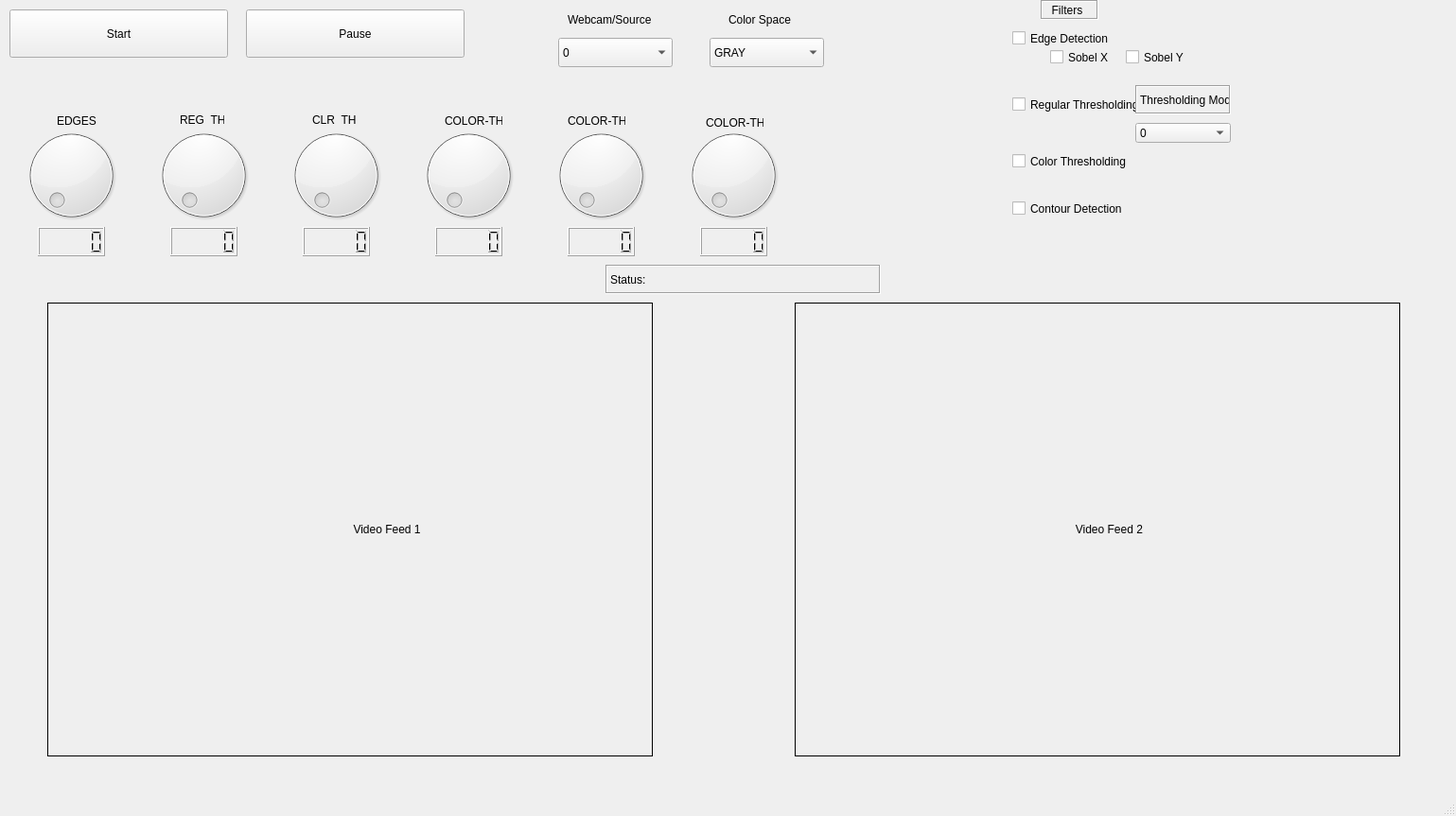
<?xml version="1.0" encoding="UTF-8"?>
<ui version="4.0">
 <class>MainWindow</class>
 <widget class="QMainWindow" name="MainWindow">
  <property name="geometry">
   <rect>
    <x>0</x>
    <y>0</y>
    <width>1539</width>
    <height>863</height>
   </rect>
  </property>
  <property name="windowTitle">
   <string>MainWindow</string>
  </property>
  <widget class="QWidget" name="centralwidget">
   <widget class="QComboBox" name="comboBox_1">
    <property name="geometry">
     <rect>
      <x>750</x>
      <y>40</y>
      <width>121</width>
      <height>31</height>
     </rect>
    </property>
    <item>
     <property name="text">
      <string>GRAY</string>
     </property>
    </item>
    <item>
     <property name="text">
      <string>HSV</string>
     </property>
    </item>
    <item>
     <property name="text">
      <string>HLS</string>
     </property>
    </item>
    <item>
     <property name="text">
      <string>YUV</string>
     </property>
    </item>
    <item>
     <property name="text">
      <string>LUV</string>
     </property>
    </item>
    <item>
     <property name="text">
      <string/>
     </property>
    </item>
   </widget>
   <widget class="QCheckBox" name="checkBox">
    <property name="geometry">
     <rect>
      <x>1070</x>
      <y>30</y>
      <width>121</width>
      <height>21</height>
     </rect>
    </property>
    <property name="text">
     <string>Edge Detection</string>
    </property>
   </widget>
   <widget class="QCheckBox" name="checkBox_2">
    <property name="geometry">
     <rect>
      <x>1070</x>
      <y>100</y>
      <width>131</width>
      <height>21</height>
     </rect>
    </property>
    <property name="text">
     <string>Regular Thresholding</string>
    </property>
   </widget>
   <widget class="QCheckBox" name="checkBox_3">
    <property name="geometry">
     <rect>
      <x>1070</x>
      <y>210</y>
      <width>121</width>
      <height>21</height>
     </rect>
    </property>
    <property name="text">
     <string>Contour Detection</string>
    </property>
   </widget>
   <widget class="QCheckBox" name="checkBox_4">
    <property name="geometry">
     <rect>
      <x>1110</x>
      <y>50</y>
      <width>121</width>
      <height>21</height>
     </rect>
    </property>
    <property name="text">
     <string>Sobel X</string>
    </property>
   </widget>
   <widget class="QCheckBox" name="checkBox_5">
    <property name="geometry">
     <rect>
      <x>1190</x>
      <y>50</y>
      <width>121</width>
      <height>21</height>
     </rect>
    </property>
    <property name="text">
     <string>Sobel Y</string>
    </property>
   </widget>
   <widget class="QLabel" name="videofeed">
    <property name="geometry">
     <rect>
      <x>50</x>
      <y>320</y>
      <width>640</width>
      <height>480</height>
     </rect>
    </property>
    <property name="frameShape">
     <enum>QFrame::Box</enum>
    </property>
    <property name="text">
     <string>                                                                                                Video Feed 1</string>
    </property>
   </widget>
   <widget class="QComboBox" name="comboBox_2">
    <property name="geometry">
     <rect>
      <x>590</x>
      <y>40</y>
      <width>121</width>
      <height>31</height>
     </rect>
    </property>
    <item>
     <property name="text">
      <string>0</string>
     </property>
    </item>
    <item>
     <property name="text">
      <string>1</string>
     </property>
    </item>
    <item>
     <property name="text">
      <string/>
     </property>
    </item>
   </widget>
   <widget class="QLabel" name="label_2">
    <property name="geometry">
     <rect>
      <x>770</x>
      <y>0</y>
      <width>71</width>
      <height>41</height>
     </rect>
    </property>
    <property name="styleSheet">
     <string notr="true">font: 10pt &quot;MS Shell Dlg 2&quot;;</string>
    </property>
    <property name="text">
     <string>Color Space</string>
    </property>
   </widget>
   <widget class="QLabel" name="label_3">
    <property name="geometry">
     <rect>
      <x>600</x>
      <y>0</y>
      <width>101</width>
      <height>41</height>
     </rect>
    </property>
    <property name="styleSheet">
     <string notr="true">font: 10pt &quot;MS Shell Dlg 2&quot;;</string>
    </property>
    <property name="text">
     <string>Webcam/Source</string>
    </property>
   </widget>
   <widget class="QLabel" name="label_4">
    <property name="geometry">
     <rect>
      <x>1100</x>
      <y>0</y>
      <width>61</width>
      <height>21</height>
     </rect>
    </property>
    <property name="styleSheet">
     <string notr="true">font: 10pt &quot;MS Shell Dlg 2&quot;;</string>
    </property>
    <property name="frameShape">
     <enum>QFrame::Box</enum>
    </property>
    <property name="frameShadow">
     <enum>QFrame::Sunken</enum>
    </property>
    <property name="text">
     <string>  Filters</string>
    </property>
   </widget>
   <widget class="QPushButton" name="pushButton">
    <property name="geometry">
     <rect>
      <x>10</x>
      <y>10</y>
      <width>231</width>
      <height>51</height>
     </rect>
    </property>
    <property name="text">
     <string>Start</string>
    </property>
   </widget>
   <widget class="QPushButton" name="pushButton2">
    <property name="geometry">
     <rect>
      <x>260</x>
      <y>10</y>
      <width>231</width>
      <height>51</height>
     </rect>
    </property>
    <property name="text">
     <string>Pause</string>
    </property>
   </widget>
   <widget class="QLabel" name="videofeed2">
    <property name="geometry">
     <rect>
      <x>840</x>
      <y>320</y>
      <width>640</width>
      <height>480</height>
     </rect>
    </property>
    <property name="frameShape">
     <enum>QFrame::Box</enum>
    </property>
    <property name="text">
     <string>                                                                                        Video Feed 2</string>
    </property>
   </widget>
   <widget class="QDial" name="dial">
    <property name="geometry">
     <rect>
      <x>20</x>
      <y>130</y>
      <width>111</width>
      <height>111</height>
     </rect>
    </property>
    <property name="maximum">
     <number>255</number>
    </property>
   </widget>
   <widget class="QDial" name="dial_2">
    <property name="geometry">
     <rect>
      <x>160</x>
      <y>130</y>
      <width>111</width>
      <height>111</height>
     </rect>
    </property>
    <property name="minimum">
     <number>1</number>
    </property>
    <property name="maximum">
     <number>255</number>
    </property>
   </widget>
   <widget class="QDial" name="dial_3">
    <property name="geometry">
     <rect>
      <x>300</x>
      <y>130</y>
      <width>111</width>
      <height>111</height>
     </rect>
    </property>
    <property name="maximum">
     <number>255</number>
    </property>
   </widget>
   <widget class="QDial" name="dial_4">
    <property name="geometry">
     <rect>
      <x>440</x>
      <y>130</y>
      <width>111</width>
      <height>111</height>
     </rect>
    </property>
    <property name="maximum">
     <number>255</number>
    </property>
   </widget>
   <widget class="QLCDNumber" name="lcdNumber">
    <property name="geometry">
     <rect>
      <x>40</x>
      <y>240</y>
      <width>71</width>
      <height>31</height>
     </rect>
    </property>
   </widget>
   <widget class="QLCDNumber" name="lcdNumber_2">
    <property name="geometry">
     <rect>
      <x>180</x>
      <y>240</y>
      <width>71</width>
      <height>31</height>
     </rect>
    </property>
   </widget>
   <widget class="QLCDNumber" name="lcdNumber_3">
    <property name="geometry">
     <rect>
      <x>320</x>
      <y>240</y>
      <width>71</width>
      <height>31</height>
     </rect>
    </property>
   </widget>
   <widget class="QLCDNumber" name="lcdNumber_4">
    <property name="geometry">
     <rect>
      <x>460</x>
      <y>240</y>
      <width>71</width>
      <height>31</height>
     </rect>
    </property>
   </widget>
   <widget class="QLabel" name="label">
    <property name="geometry">
     <rect>
      <x>60</x>
      <y>120</y>
      <width>61</width>
      <height>16</height>
     </rect>
    </property>
    <property name="text">
     <string>EDGES</string>
    </property>
   </widget>
   <widget class="QLabel" name="label_5">
    <property name="geometry">
     <rect>
      <x>190</x>
      <y>120</y>
      <width>47</width>
      <height>13</height>
     </rect>
    </property>
    <property name="text">
     <string>REG_TH</string>
    </property>
   </widget>
   <widget class="QLabel" name="label_6">
    <property name="geometry">
     <rect>
      <x>470</x>
      <y>120</y>
      <width>61</width>
      <height>16</height>
     </rect>
    </property>
    <property name="text">
     <string>COLOR-TH1</string>
    </property>
   </widget>
   <widget class="QLabel" name="label_7">
    <property name="geometry">
     <rect>
      <x>330</x>
      <y>120</y>
      <width>47</width>
      <height>13</height>
     </rect>
    </property>
    <property name="text">
     <string>CLR_TH</string>
    </property>
   </widget>
   <widget class="QComboBox" name="comboBox_3">
    <property name="geometry">
     <rect>
      <x>1200</x>
      <y>130</y>
      <width>101</width>
      <height>21</height>
     </rect>
    </property>
    <item>
     <property name="text">
      <string>0</string>
     </property>
    </item>
    <item>
     <property name="text">
      <string>1</string>
     </property>
    </item>
    <item>
     <property name="text">
      <string>2</string>
     </property>
    </item>
    <item>
     <property name="text">
      <string>3</string>
     </property>
    </item>
    <item>
     <property name="text">
      <string>4</string>
     </property>
    </item>
    <item>
     <property name="text">
      <string/>
     </property>
    </item>
   </widget>
   <widget class="QLabel" name="status_label">
    <property name="geometry">
     <rect>
      <x>1200</x>
      <y>90</y>
      <width>101</width>
      <height>31</height>
     </rect>
    </property>
    <property name="layoutDirection">
     <enum>Qt::LeftToRight</enum>
    </property>
    <property name="frameShape">
     <enum>QFrame::Box</enum>
    </property>
    <property name="frameShadow">
     <enum>QFrame::Sunken</enum>
    </property>
    <property name="text">
     <string>Thresholding Mode  </string>
    </property>
    <property name="indent">
     <number>-2</number>
    </property>
   </widget>
   <widget class="QLCDNumber" name="lcdNumber_5">
    <property name="geometry">
     <rect>
      <x>600</x>
      <y>240</y>
      <width>71</width>
      <height>31</height>
     </rect>
    </property>
   </widget>
   <widget class="QDial" name="dial_5">
    <property name="geometry">
     <rect>
      <x>580</x>
      <y>130</y>
      <width>111</width>
      <height>111</height>
     </rect>
    </property>
    <property name="maximum">
     <number>255</number>
    </property>
   </widget>
   <widget class="QLabel" name="label_8">
    <property name="geometry">
     <rect>
      <x>746</x>
      <y>120</y>
      <width>61</width>
      <height>20</height>
     </rect>
    </property>
    <property name="text">
     <string>COLOR-TH3</string>
    </property>
   </widget>
   <widget class="QLCDNumber" name="lcdNumber_6">
    <property name="geometry">
     <rect>
      <x>740</x>
      <y>240</y>
      <width>71</width>
      <height>31</height>
     </rect>
    </property>
   </widget>
   <widget class="QDial" name="dial_6">
    <property name="geometry">
     <rect>
      <x>720</x>
      <y>130</y>
      <width>111</width>
      <height>111</height>
     </rect>
    </property>
    <property name="maximum">
     <number>255</number>
    </property>
   </widget>
   <widget class="QLabel" name="label_9">
    <property name="geometry">
     <rect>
      <x>600</x>
      <y>120</y>
      <width>61</width>
      <height>16</height>
     </rect>
    </property>
    <property name="text">
     <string>COLOR-TH2</string>
    </property>
   </widget>
   <widget class="QCheckBox" name="checkBox_6">
    <property name="geometry">
     <rect>
      <x>1070</x>
      <y>160</y>
      <width>121</width>
      <height>21</height>
     </rect>
    </property>
    <property name="text">
     <string>Color Thresholding</string>
    </property>
   </widget>
   <widget class="QLabel" name="status_label_2">
    <property name="geometry">
     <rect>
      <x>640</x>
      <y>280</y>
      <width>291</width>
      <height>31</height>
     </rect>
    </property>
    <property name="layoutDirection">
     <enum>Qt::LeftToRight</enum>
    </property>
    <property name="frameShape">
     <enum>QFrame::Box</enum>
    </property>
    <property name="frameShadow">
     <enum>QFrame::Sunken</enum>
    </property>
    <property name="text">
     <string>Status:</string>
    </property>
    <property name="indent">
     <number>-2</number>
    </property>
   </widget>
  </widget>
  <widget class="QMenuBar" name="menubar">
   <property name="geometry">
    <rect>
     <x>0</x>
     <y>0</y>
     <width>1539</width>
     <height>22</height>
    </rect>
   </property>
  </widget>
  <widget class="QStatusBar" name="statusbar"/>
 </widget>
 <resources/>
 <connections>
  <connection>
   <sender>dial</sender>
   <signal>sliderMoved(int)</signal>
   <receiver>lcdNumber</receiver>
   <slot>display(int)</slot>
   <hints>
    <hint type="sourcelabel">
     <x>82</x>
     <y>239</y>
    </hint>
    <hint type="destinationlabel">
     <x>88</x>
     <y>285</y>
    </hint>
   </hints>
  </connection>
  <connection>
   <sender>dial_2</sender>
   <signal>sliderMoved(int)</signal>
   <receiver>lcdNumber_2</receiver>
   <slot>display(int)</slot>
   <hints>
    <hint type="sourcelabel">
     <x>220</x>
     <y>244</y>
    </hint>
    <hint type="destinationlabel">
     <x>221</x>
     <y>269</y>
    </hint>
   </hints>
  </connection>
  <connection>
   <sender>dial_3</sender>
   <signal>sliderMoved(int)</signal>
   <receiver>lcdNumber_3</receiver>
   <slot>display(int)</slot>
   <hints>
    <hint type="sourcelabel">
     <x>350</x>
     <y>186</y>
    </hint>
    <hint type="destinationlabel">
     <x>361</x>
     <y>271</y>
    </hint>
   </hints>
  </connection>
  <connection>
   <sender>dial_4</sender>
   <signal>sliderMoved(int)</signal>
   <receiver>lcdNumber_4</receiver>
   <slot>display(int)</slot>
   <hints>
    <hint type="sourcelabel">
     <x>492</x>
     <y>231</y>
    </hint>
    <hint type="destinationlabel">
     <x>495</x>
     <y>277</y>
    </hint>
   </hints>
  </connection>
  <connection>
   <sender>dial_5</sender>
   <signal>valueChanged(int)</signal>
   <receiver>lcdNumber_5</receiver>
   <slot>display(int)</slot>
   <hints>
    <hint type="sourcelabel">
     <x>622</x>
     <y>231</y>
    </hint>
    <hint type="destinationlabel">
     <x>635</x>
     <y>264</y>
    </hint>
   </hints>
  </connection>
  <connection>
   <sender>dial_6</sender>
   <signal>valueChanged(int)</signal>
   <receiver>lcdNumber_6</receiver>
   <slot>display(int)</slot>
   <hints>
    <hint type="sourcelabel">
     <x>783</x>
     <y>221</y>
    </hint>
    <hint type="destinationlabel">
     <x>775</x>
     <y>289</y>
    </hint>
   </hints>
  </connection>
 </connections>
</ui>
